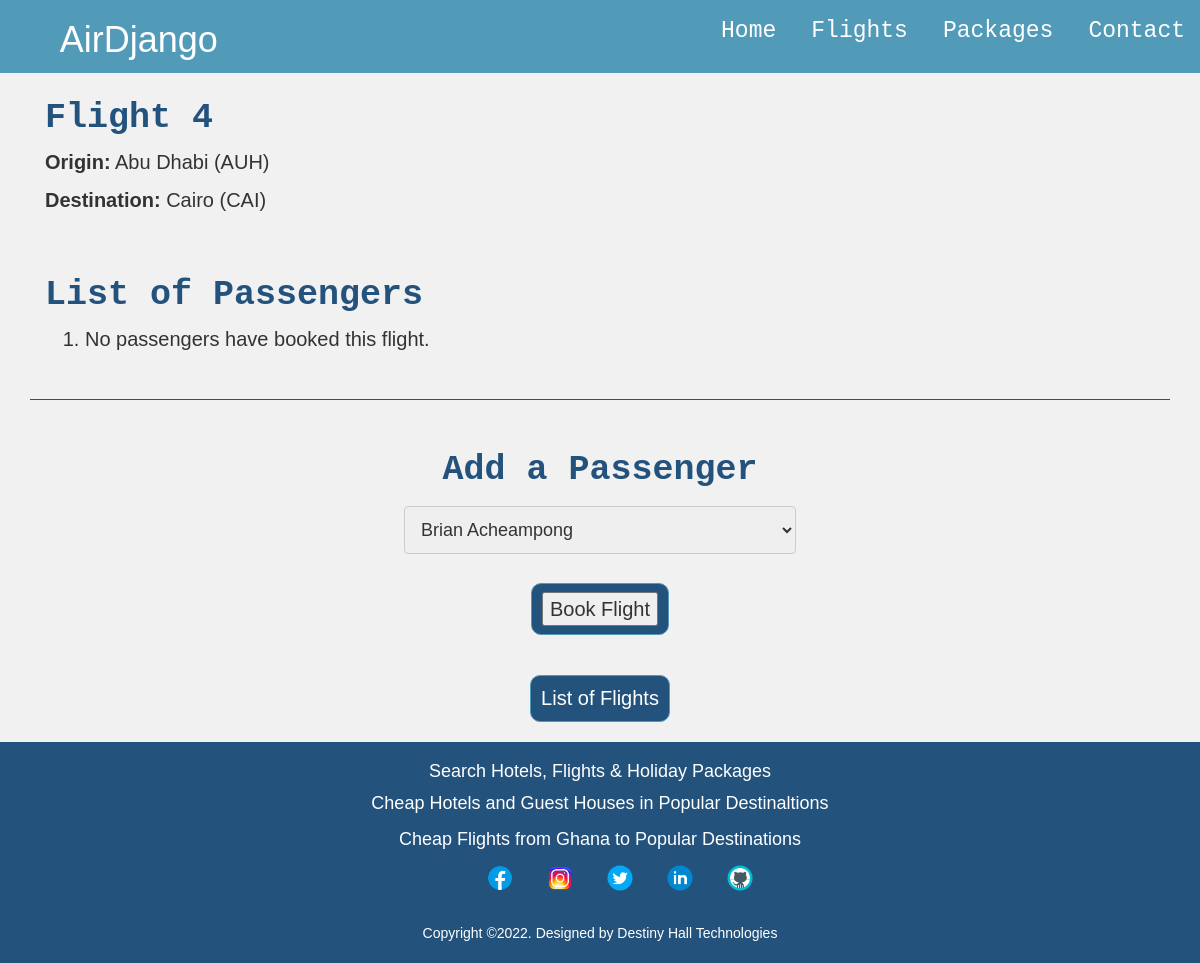
/4, run on the app's committed database.
### djflights/models.py (models this page shows, shortened)
class Flight(models.Model):
    origin = models.ForeignKey(Airport, on_delete=models.CASCADE, related_name="departures")
    destination = models.ForeignKey(Airport, on_delete=models.CASCADE, related_name="arrivals")
    duration = models.IntegerField()

class Airport(models.Model):
    code = models.CharField(max_length=3)
    city = models.CharField(max_length=100)
    def __str__(self):
        return f"{self.city} ({self.code})"

### djflights/views.py (the view)
# urls.py: path("<int:flight_id>", views.flight, name="flight"),
def flight(request, flight_id):
    try:
        flight = Flight.objects.get(pk=flight_id)
    except Flight.DoesNotExist:
        raise Http404("Flight Does Not Exist")
    context = {
        "flight": flight,
        "passengers": flight.passengers.all(),
        "non_passengers": Passenger.objects.exclude(flights=flight).all()
    }
    return render(request, "djflights/flight.html", context)

### djflights/models.py (called while the page is built)
    def __str__(self):
        return f"{self.firstname} {self.lastname}"

### djflights/templates/djflights/flight.html (shortened to what this page needs)
{% extends "djflights/base.html" %}
{% load static %}
{% block body %}
<div class="container">
    <section class="flight-details">
        <h4 class="md-title">Flight {{ flight.id }}</h4>
        <p><strong>Origin:</strong> {{ flight.origin }}</p>
        <p><strong>Destination:</strong> {{ flight.destination }}</p>
    </section>
    <section class="passenger-details">
        <h2 class="md-title">List of Passengers</h2>
        <ol>
            <p>
                {% for passenger in passengers %}
                <li>{{ passenger|title }}</li>
                {% empty %}
                <li>No passengers have booked this flight.</li>
                {% endfor %}
            </p>
        </ol>
    </section>
    <hr>
    <section class="add-passenger">
        <h2 align="center" class="md-title">Add a Passenger</h2>
        {% if non_passengers %}
        <form action="{% url 'book' flight.id %}" method="POST">
            <p align="center">
                <select name="passenger">
                    {% for passenger in non_passengers %}
                    <option value="{{ passenger.id }}">{{ passenger|title }}</option>
                    {% endfor %}
                </select>
            </p>
            <p align="center">
                <button class="book-flight-btn">
                    <input type="submit" value="Book Flight" />
                </button>
            </p>
        </form>
        {% else %}
        <div>No passengers to add.</div>
        {% endif %}
    </section>
    <p align="center">
        <button class="back-btn">
            <a href="{% url 'flights' %}">List of Flights</a>
        </button>
    </p>
</div>
{% endblock %}

### static/css/styles.css (style rules this page uses)
body { background: #f1f1f1; font-family: sans-serif; font-size: 18px; }
hr { height: 1px; background-color: #23527C; border: none; }
button, a { -webkit-transition: all 200ms ease-in-out 0s; -o-transition: all 200ms ease-in-out 0s; transition: all 200ms ease-in-out 0s; text-decoration: none; }
.banner-btn, .book-flight-btn, .back-btn, .form-btn { background-color: #23527C; font-size: 20px; font-weight: medium; margin: 10px 0; padding: 8px 10px; border: 1px solid #529bb8; border-radius: 10px; }
.book-flight-btn { margin: 3px 0 10px 0; padding: 8px 10px; }
.banner-btn a, .book-flight-btn a, .back-btn a { color: #ffffff; }
.md-title { color: #23527C; font-size: 35px; line-height: normal; font-weight: 700; font-family: 'Courier Prime', monospace; }
.flight-details { padding: 15px; }
.flight-details p { font-size: 20px; }
.passenger-details { padding: 15px; }
.passenger-details li { font-size: 20px; }
.add-passenger { padding: 10px; }
.add-passenger select { width: 35%; }
input[type=text], input[type=email], select, textarea { width: 70%; padding: 12px; border: 1px solid #ccc; border-radius: 4px; box-sizing: border-box; margin-top: 6px; margin-bottom: 16px; resize: vertical }

### data on the page
Flight: id "4", origin "Abu Dhabi (AUH)", destination "Cairo (CAI)"

### other printed values
form field passenger "Brian Acheampong"
